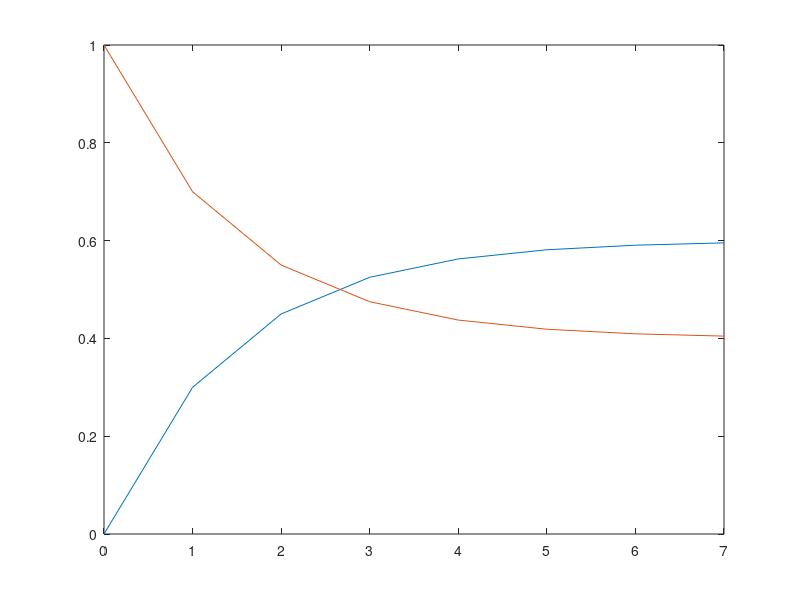

Write the MATLAB code that produced this figure.
function [] = SteadStateMatrix()
%SteadyStateMatrices codes given by 2.1 problem 30
%   Just copy and paste the code into the command window

%code 1
n = 7; %can change to however many iterations you want
A = [.8, .3; .2, .7]; %editable. this matrix was inspired from a challenge problem in "Linear Algebra and its Applications" by Gilbert Strang
k = [0:n];
u = [1;0];
x = u;
while size (x,2) <= n
    u = A*u;
    x = [x u];
end
plot(k,x);

%code 2
n = 7;
A = [.8, .3; .2, .7];
k = [0:n];
v = [0;1];
y = v;
for j = 1:7
    v = A*v;
    y = [y v];
end
plot(k,y);
